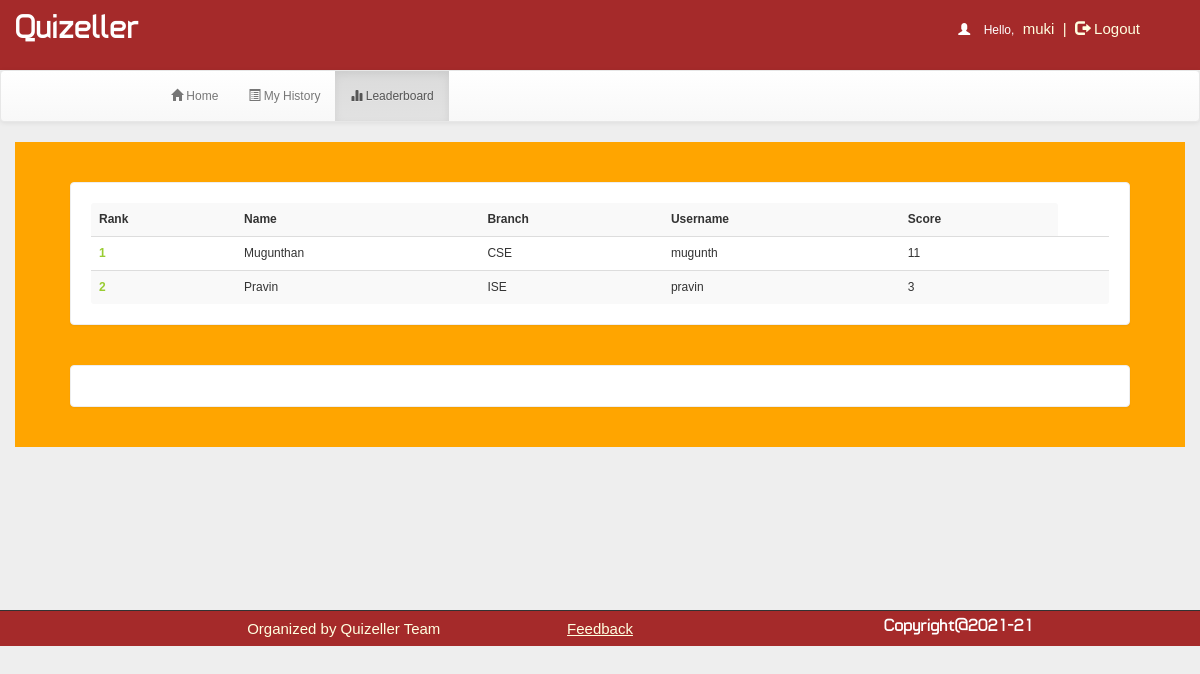
Screenshot of /account.php?q=3 (signed in) with the database file from the repository.
### tables this page shows
CREATE TABLE `rank` (
  `id` int(100) NOT NULL,
  `username` varchar(50) NOT NULL,
  `score` int(11) NOT NULL,
  `time` timestamp NOT NULL DEFAULT CURRENT_TIMESTAMP ON UPDATE CURRENT_TIMESTAMP
);

CREATE TABLE `user` (
  `id` int(100) NOT NULL,
  `name` varchar(50) NOT NULL,
  `rollno` varchar(20) NOT NULL,
  `branch` varchar(20) NOT NULL,
  `gender` varchar(5) NOT NULL,
  `username` varchar(50) NOT NULL,
  `phno` real NOT NULL,
  `password` varchar(50) NOT NULL
);

### account.php (the view, shortened to what this page needs)
<!DOCTYPE html PUBLIC "-//W3C//DTD XHTML 1.0 Transitional//EN" "http://www.w3.org/TR/xhtml1/DTD/xhtml1-transitional.dtd">
<html xmlns="http://www.w3.org/1999/xhtml">
<head>
<link  rel="stylesheet" href="css/bootstrap.min.css"/>
 <link  rel="stylesheet" href="css/bootstrap-theme.min.css"/>
 <link rel="stylesheet" href="css/main.css">
 <link  rel="stylesheet" href="css/font.css">
</head>
<body>
<div class="header" style="background-color:brown;">
<div class="row">
<div class="col-lg-6">
<span class="logo">Quizeller</span></div>
<div class="col-md-4 col-md-offset-2">
 <?php
include_once 'dbConnection.php';
if (!(isset($_SESSION['username']))) {
    header("location:index.php");
} else {
    $name     = $_SESSION['name'];
    $username = $_SESSION['username'];
    echo '<span class="pull-right top title1" ><span style="color:white"><span class="glyphicon glyphicon-user" aria-hidden="true"></span>&nbsp;&nbsp;&nbsp;&nbsp;Hello,</span> <span class="log log1" style="color:lightyellow">' . $username . '&nbsp;&nbsp;|&nbsp;&nbsp;<a href="logout.php?q=account.php" style="color:lightyellow"><span class="glyphicon glyphicon-log-out" aria-hidden="true"></span>&nbsp;Logout</button></a></span>';
}
?>
</div>
</div></div>
<div class="bg">
<nav class="navbar navbar-default title1" >
  <div class="container-fluid">
    <div class="navbar-header">
      <a class="navbar-brand" href="#"><b>&nbsp;&nbsp;&nbsp;&nbsp;&nbsp;&nbsp;&nbsp;&nbsp;&nbsp;&nbsp;&nbsp;&nbsp;&nbsp;&nbsp;&nbsp;&nbsp;&nbsp;&nbsp;&nbsp;&nbsp;&nbsp;&nbsp;&nbsp;&nbsp;&nbsp;</b></a>
    </div>
    <div class="collapse navbar-collapse" id="bs-example-navbar-collapse-1">
      <ul class="nav navbar-nav">
        <li <?php
if (@$_GET['q'] == 1)
    echo 'class="active"';
?> ><a href="account.php?q=1"><span class="glyphicon glyphicon-home" aria-hidden="true"></span>&nbsp;Home<span class="sr-only">(current)</span></a></li>
        <li <?php
if (@$_GET['q'] == 2)
    echo 'class="active"';
?>><a href="account.php?q=2"><span class="glyphicon glyphicon-list-alt" aria-hidden="true"></span>&nbsp;My History</a></li>
    <li <?php
if (@$_GET['q'] == 3)
    echo 'class="active"';
?>><a href="account.php?q=3"><span class="glyphicon glyphicon-stats" aria-hidden="true"></span>&nbsp;Leaderboard</a></li></ul>
      </div>
  </div>
</nav>
<div class="container" style="background-color:orange;">
<div class="row">
<div class="col-md-12">
<?php
if (@$_GET['q'] == 3) {
    if(isset($_GET['show'])){
        $show = $_GET['show'];
        $showfrom = (($show-1)*10) + 1;
        $showtill = $showfrom + 9;
    }
    else{
        $showfrom = 1;
    }
    $q = mysqli_query($con, "SELECT * FROM rank") or die('Error223');
    echo '<div class="panel title">
<table class="table table-striped title1" >
<tr><td style="vertical-align:middle"><b>Rank</b></td><td style="vertical-align:middle"><b>Name</b></td><td style="vertical-align:middle"><b>Branch</b></td><td style="vertical-align:middle"><b>Username</b></td><td style="vertical-align:middle"><b>Score</b></td></tr>';
    $c = $showfrom-1;
    $total = mysqli_num_rows($q);
    if($total >= $showfrom){
        $q = mysqli_query($con, "SELECT * FROM rank ORDER BY score DESC, time ASC LIMIT ".($showfrom-1).",10") or die('Error223');
        while ($row = mysqli_fetch_array($q)) {
            $e = $row['username'];
            $s = $row['score'];
            $q12 = mysqli_query($con, "SELECT * FROM user WHERE username='$e' ") or die('Error231');
            while ($row = mysqli_fetch_array($q12)) {
                $name     = $row['name'];
                $branch   = $row['branch'];
                $username = $row['username'];
            }
            $c++;
            echo '<tr><td style="color:#99cc32"><b>' . $c . '</b></td><td style="vertical-align:middle">' . $name . '</td><td style="vertical-align:middle">' . $branch . '</td><td style="vertical-align:middle">' . $username . '</td><td style="vertical-align:middle">' . $s . '</td><td style="vertical-align:middle">';
        }
    }
    else{
    }
    echo '</table></div>';
    echo '<div class="panel title"><table class="table table-striped title1" ><tr>';
    echo '</tr></table></div>';
}
?>
</div></div></div></div>
<div class="row footer" style="background-color:brown;">
 <div class="col-md-2 box"></div>
<div class="col-md-3 box">
<a href="#" data-toggle="modal" data-target="#developers" s style="color:lightyellow;" onmouseover="this.style('color:yellow')" target="new">Organized by Quizeller Team</a>
</div>
<div class="col-md-2 box">
<a href="feedback.php" style="color:lightyellow;text-decoration:underline" onmouseover="this.style('color:yellow')" target="new">Feedback</a></div>
<h4 class="modal-title" style="font-family:'typo' "><span style="color:white">Copyright@2021-21</span></h4>
</body>
</html>

### css/main.css (style rules this page uses)
body { overflow-x:hidden;width:100%;font: 12px "Century Gothic", "Times Roman", sans-serif;background:#eee;min-height:550px;background-attachment:fixed; }
.bg { min-height:540px; }
.panel { border-color:#eee;margin:40px;padding:20px;font: 15px "Century Gothic", "Times Roman", sans-serif; }
.title { font-family:'typo'; }
.header { background:#202020;height:70px; }
.logo { font-family:'typo';font-size:35px;color:#ffffff;margin:15px; }
.title1 { font: 12px "Century Gothic", "Times Roman", sans-serif; }
.footer { font-size:15px;text-align:center;border-top:1px solid;border-color:#323232;background-color:#202020; }
.footer a { margin:25px;color:#0000ff;text-decoration:none;font: 15px "Century Gothic", "Times Roman", sans-serif; }
.box { padding:9px; }
.top { margin-top:20px; }
.log1 { font: 15px 'Ubuntu', sans-serif;color:#0000ff;margin-left:10px; }
.log { margin:10px;margin-right:60px;margin-left:5px;color:#ffffb3;text-decoration:none;font-size:20px;font-size:15px; }

### rows the page displays
rank: user.name "Mugunthan", user.branch "CSE", user.username "mugunth", score "11"
rank: user.name "Pravin", user.branch "ISE", user.username "pravin", score "3"

### other values shown
$username "muki"
